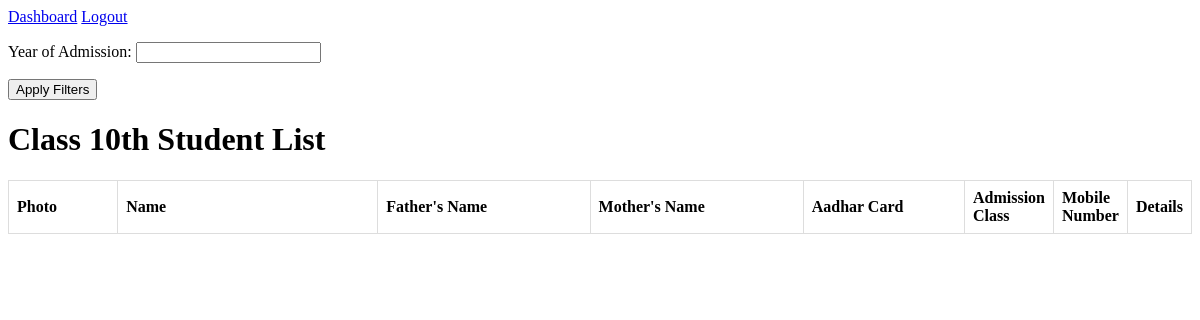
Page /admissions/class_10/ (signed in) on the earlier database version.
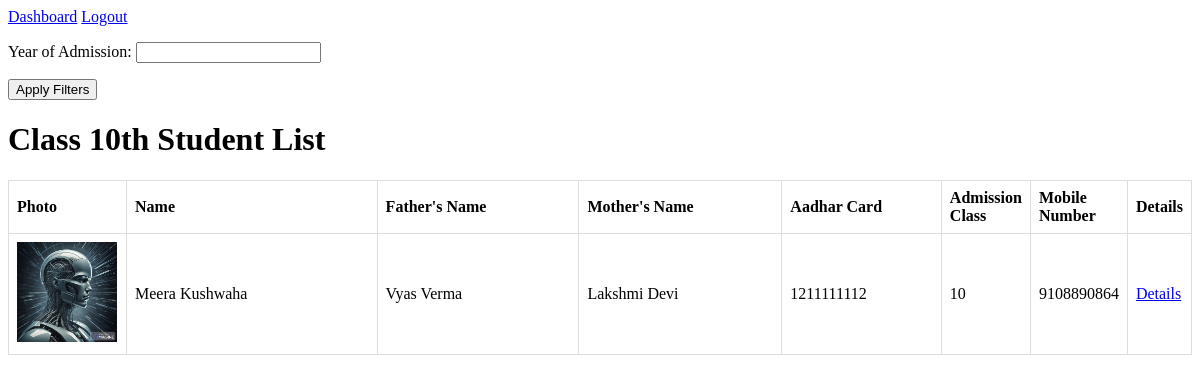
Same page on the later database version.
### admissions/models.py (models this page shows, shortened)
class Admission(models.Model):
    first_name = models.CharField(max_length=100)
    middle_name = models.CharField(max_length=100, blank=True)
    last_name = models.CharField(max_length=100, blank=True)
    father_name = models.CharField(max_length=100)
    mother_name = models.CharField(max_length=100)
    date_of_birth = models.DateField()
    aadhar_card = models.CharField(max_length=16)
    photo = models.ImageField(upload_to='photos/')
    previous_school = models.TextField()
    address = models.TextField()
    caste = models.CharField(max_length=50)
    admission_class = models.CharField(max_length=50)
    admission_date = models.DateField(auto_now_add=True)
    mobile_number = models.CharField(max_length=15)
    subjects = models.CharField(max_length=100, blank=True, null=True)

### admissions/views.py (the view)
# urls.py: path('class_10/', views.class_10, name='class_10'),
@login_required
def class_10(request):
    class_10_students = Admission.objects.filter(admission_class='10')
    year_filter_form = AdmissionYearFilterForm(request.GET)
    if year_filter_form.is_valid():
        admission_year = year_filter_form.cleaned_data.get('admission_year')
        if admission_year:
            class_10_students = class_10_students.filter(admission_date__year=admission_year)
    context = {
        'class_10_students': class_10_students,
        'year_filter_form': year_filter_form,
    }
    return render(request, 'admissions/class_10.html', context)

### admissions/forms.py
class AdmissionYearFilterForm(forms.Form):
    admission_year = forms.IntegerField(label='Year of Admission', required=False)

### admissions/templates/admissions/class_10.html (shortened to what this page needs)
<!DOCTYPE html>
<a href="{% url 'dashboard' %}">Dashboard</a>
<a href="{% url 'logout' %}">Logout</a>
<html>
<head>
</head>
<body>
    <form method="get">
        {{ year_filter_form.as_p }}
        <button type="submit">Apply Filters</button>
    </form>
    <h1>Class 10th Student List</h1>
    <table>
        <thead>
            <tr>
                <th class="photo-column">Photo</th>
                <th class="name-column">Name</th>
                <th class="father-name-column">Father's Name</th>
                <th class="mother-name-column">Mother's Name</th>
                <th class="aadhar-column">Aadhar Card</th>
                <th class="admission-class-column">Admission Class</th>
                <th class="mobile-number-column">Mobile Number</th>
                <th>Details</th>
            </tr>
        </thead>
        <tbody>
            {% for student in class_10_students %}
                <tr>
                    <td class="photo-column"><img src="{{ student.photo.url }}" alt="{{ student.first_name }} {{ student.last_name }} Photo" width="100"></td>
                    <td class="name-column">{{ student.first_name }} {{ student.middle_name }} {{ student.last_name }}</td>
                    <td class="father-name-column">{{ student.father_name }}</td>
                    <td class="mother-name-column">{{ student.mother_name }}</td>
                    <td class="aadhar-column">{{ student.aadhar_card }}</td>
                    <td class="admission-class-column">{{ student.admission_class }}</td>
                    <td class="mobile-number-column">{{ student.mobile_number }}</td>
                    <td><a href="{% url 'student_details' student.id %}">Details</a></td>
                </tr>
            {% endfor %}
        </tbody>
    </table>
</body>
</html>

Differences in the rows shown:
added Admission: photo (picture), first_name "Meera", last_name "Kushwaha", father_name "Vyas Verma", mother_name "Lakshmi Devi", aadhar_card "1211111112", admission_class "10", mobile_number "9108890864"
